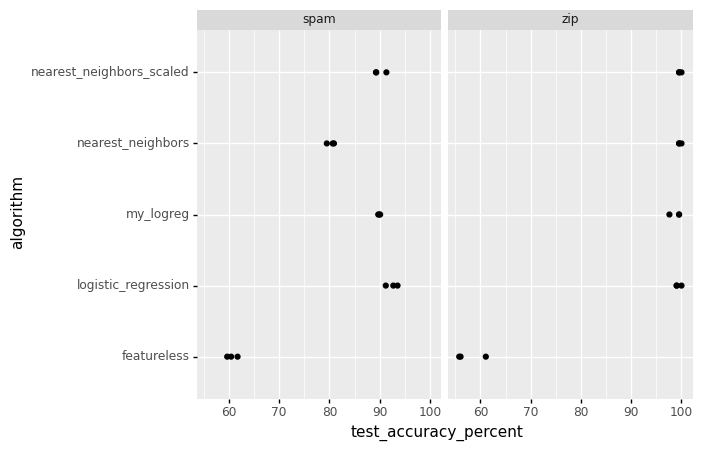

The script that saved this image:
#
# CS 570 Spring 2022
# Homework 4 - Jadon Fowler
#
import pandas
import pandas as pd
from numpy import NaN, ndarray, isnan, logical_not
from sklearn.linear_model import LogisticRegression
from sklearn.model_selection import KFold
from sklearn.model_selection import GridSearchCV
from sklearn.neighbors import KNeighborsClassifier
import numpy as np
import plotnine as p9
import urllib.request
import os.path

# download the test data
from sklearn.pipeline import make_pipeline
from sklearn.preprocessing import StandardScaler

zip_file_name = "data/zip.test.gz"
if not os.path.exists(zip_file_name):
    url = "https://github.com/tdhock/cs570-spring-2022/raw/master/data/zip.test.gz"
    urllib.request.urlretrieve(url, zip_file_name)

# download the spam data
spam_file_name = "data/spam.data"
if not os.path.exists(spam_file_name):
    url = "https://github.com/tdhock/cs570-spring-2022/raw/master/data/spam.data"
    urllib.request.urlretrieve(url, spam_file_name)

zip_df = pd.read_csv(
    zip_file_name,
    header=None,
    sep=" "
)

spam_df = pd.read_csv(
    spam_file_name,
    header=None,
    sep=" "
)

zip_df = zip_df.loc[zip_df[0].isin([0, 1]), :]
spam_df = spam_df.loc[spam_df.iloc[:, -1].isin([0, 1]), :]

data_dict = {
    "zip": (zip_df.loc[:, 1:].to_numpy(), zip_df[0]),
    "spam": (spam_df.iloc[:, :-1].to_numpy(), spam_df.iloc[:, -1]),
}

print(data_dict)


class MyKNN:
    def __init__(self, n_neighbors=5):
        self.train_features = None
        self.train_labels = None
        self.n_neighbors = n_neighbors

    def fit(self, X, y):
        self.train_features = X
        self.train_labels = y

    def predict(self, X):
        n_test = len(X)
        test_predictions = np.empty(n_test)
        for test_i in range(n_test):
            test_i_features = X[test_i, :]
            diff_mat = self.train_features - test_i_features
            squared_diff_mat = diff_mat ** 2
            distance_vec = squared_diff_mat.sum(axis=1)  # sum over rows
            sorted_indices = distance_vec.argsort()
            nearest_indices = sorted_indices[:self.n_neighbors]
            nearest_labels = self.train_labels.iloc[nearest_indices]

            # predicted probability and class
            pred_class = pd.Series(nearest_labels).value_counts().idxmax()
            test_predictions[test_i] = pred_class
        return test_predictions

class MyLogReg:
    def __init__(self, max_iterations, step_size=0.01):
        self.intercept_ = None
        self.coef_ = None
        self.good_indices = None
        self.max_iterations = max_iterations
        self.step_size = step_size

    def fit(self, X: pandas.DataFrame, y: pandas.DataFrame):
        # print("MyLogReg.fit")
        # print(features.mean())
        # print(features.mean(axis=0))
        # print(features.var(axis=0))  # var = sd^2
        # print(np.sqrt(features.var(axis=0)))

        np.random.seed(1)
        original_mean: ndarray = X.mean(axis=0)
        original_sd: ndarray = np.sqrt(X.var(axis=0))

        # filter out 0 SD
        good_indices = np.where(original_sd > 0)[0]
        features = X.T[good_indices].T
        sd = original_sd.T[good_indices].T
        mean = original_mean.T[good_indices].T
        labels = y.replace(0, -1)

        # print("features", features.shape)
        scaled_features: ndarray = ((features - mean) / sd)
        # print("scaled_features", scaled_features.shape)

        nrow, ncol = scaled_features.shape
        weight_vec = np.zeros(ncol+1)
        learn_features = np.column_stack([
            np.repeat(1, nrow),
            np.where(isnan(scaled_features), 0, scaled_features)
        ])
        # print("learn_features", learn_features.shape)

        for iteration in range(self.max_iterations):
            pred_vec = np.matmul(learn_features, weight_vec)
            log_loss = np.log(1 + np.exp(-labels * pred_vec))
            # print("iteration=%d log_loss=%s" % (iteration, log_loss.mean()))
            grad_loss_pred = np.array(-labels / (1 + np.exp(labels * pred_vec)))
            grad_loss_weight_mat = grad_loss_pred * learn_features.T
            grad_vec = grad_loss_weight_mat.sum(axis=1)
            weight_vec -= self.step_size * grad_vec

        self.good_indices = good_indices
        self.coef_ = weight_vec[1:] / sd
        d = self.coef_ * mean
        self.intercept_ = weight_vec[0] - d[np.where(~np.isinf(d))].sum()

    def decision_function(self, X):
        return np.matmul(X, self.coef_) + self.intercept_

    def predict(self, X):
        X2 = X.T[self.good_indices].T
        return np.where(self.decision_function(X2) > 0, 1, 0)


# start the main part of HW 3
class MyCV:
    def __init__(self, estimator=MyKNN(), param_grid={'n_neighbors': [x for x in range(1, 10)]}, cv=5):
        self.fit_results = None
        self.best_params_ = None
        self.cv = cv
        self.estimator = estimator
        self.param_grid = param_grid

    def fit(self, X, y):
        # giving these more descriptive names
        train_features = X
        train_labels = y
        train_split = KFold(n_splits=self.cv, shuffle=True, random_state=1).split(train_features)
        fit_results = {}
        # split the train features into subtrain & validation sets
        for train_fold_id, (subtrain_indices, validation_indices) in enumerate(train_split):
            # go over the params we want to maximize
            for param_key, param_values in self.param_grid.items():
                for param_value in param_values:
                    setattr(self.estimator, param_key, param_value)
                    # print(param_key, getattr(self.estimator, param_key))

                    # split features & labels into subtrain & validation
                    subtrain_features = train_features[subtrain_indices]
                    subtrain_labels = train_labels.iloc[subtrain_indices]
                    validation_features = train_features[validation_indices]
                    validation_labels = train_labels.iloc[validation_indices]
                    # get the accuracy of the estimator by fitting it to the subtrain
                    # set and predicting the validation set labels
                    self.estimator.fit(subtrain_features, subtrain_labels)
                    estimated_validated_labels = self.estimator.predict(validation_features)
                    accuracy = (estimated_validated_labels == validation_labels).mean() * 100
                    fit_results[str(train_fold_id) + param_key + str(param_value)] = {
                        param_key: getattr(self.estimator, param_key),
                        "accuracy": accuracy
                    }
        # get the best results by max on the accuracy of the results
        self.fit_results = fit_results
        best_result = fit_results[max(fit_results, key=lambda k: fit_results.get(k)["accuracy"])]
        self.best_params_ = best_result

    def predict(self, X):
        for param, value in self.best_params_.items():
            setattr(self.estimator, param, value)
        return self.estimator.predict(X)


test_acc_df_list = []
for data_set, (input_data, output_labels) in data_dict.items():
    print(data_set, type(input_data), type(output_labels))
    # split the data set into K training sets
    k_fold_split = KFold(n_splits=3, shuffle=True, random_state=1).split(input_data)
    for fold_id, indices in enumerate(k_fold_split):
        mapped_data = {}
        for name, split_indices in zip(["train", "test"], indices):
            mapped_data[name] = {
                "X": input_data[split_indices],
                "y": output_labels.iloc[split_indices]
            }

        # HW 4
        my_logreg = MyCV(MyLogReg(max_iterations=10), param_grid={'max_iterations': [x for x in [1, 10, 100, 1000]]})
        my_logreg.fit(**mapped_data["train"])

        # setup grid search with training data
        nearest_neighbor = GridSearchCV(KNeighborsClassifier(), {
            'n_neighbors': [x for x in range(1, 21)]
        })
        nearest_neighbor.fit(**mapped_data["train"])
        # scaled version
        nearest_neighbor_scaled = make_pipeline(StandardScaler(), GridSearchCV(KNeighborsClassifier(), {
            'n_neighbors': [x for x in range(1, 21)]
        }))
        nearest_neighbor_scaled.fit(**mapped_data["train"])

        # print("best params for train: ", nearest_neighbor.best_params_)
        results = pd.DataFrame(nearest_neighbor.cv_results_)

        # setup logistic regression with training data
        pipe = make_pipeline(StandardScaler(), LogisticRegression(max_iter=100))
        pipe.fit(**mapped_data["train"])

        # create featureless vec
        # either all 0 or all 1 (whichever was more frequent in the train set labels)
        train_set_labels = pd.DataFrame(mapped_data["train"]["y"])
        # print("train_set_labels:", train_set_labels, "\ntrain_set_labels.mode: ", train_set_labels.mode())
        mode = train_set_labels.mode().iloc[:, 0].values[0]

        # HW 3 defined classes
        # my_knn = MyCV()
        # my_knn.fit(**mapped_data["train"])s

        # my_knn_scaled = make_pipeline(StandardScaler(), MyCV())
        # my_knn_scaled.fit(**mapped_data["train"])

        test_data = mapped_data["test"]["X"]
        test_labels = mapped_data["test"]["y"]
        pred_dict = {
            "nearest_neighbors": nearest_neighbor.predict(test_data),
            "nearest_neighbors_scaled": nearest_neighbor_scaled.predict(test_data),
            # "my_nearest_neighbors": my_knn.predict(test_data),
            # "my_nearest_neighbors_scaled": my_knn_scaled.predict(test_data),
            "my_logreg": my_logreg.predict(test_data),
            "logistic_regression": pipe.predict(test_data),
            "featureless": np.repeat(mode, test_data.shape[0])
        }
        for algorithm, prediction in pred_dict.items():
            test_acc_dict = {
                "test_accuracy_percent": (prediction == test_labels).mean() * 100,
                "data_set": data_set,
                "fold_id": fold_id,
                "algorithm": algorithm
            }
            test_acc_df_list.append(pd.DataFrame(test_acc_dict, index=[0]))

test_acc_df = pd.concat(test_acc_df_list)
print(test_acc_df)

# make a gg plot
gg = p9.ggplot() + \
     p9.geom_point(
         p9.aes(
             x="test_accuracy_percent",
             y="algorithm",
         ),
         data=test_acc_df) + \
     p9.facet_grid(". ~ data_set")
gg.save("homework4.png")
